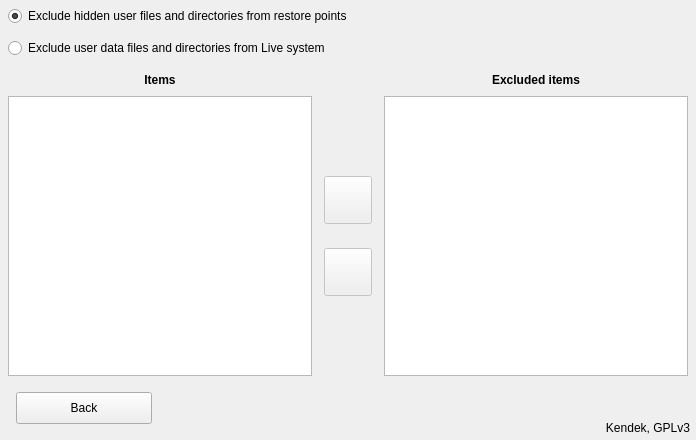
    <widget class="QWidget" name="excludepanel" native="true">
     <property name="geometry">
      <rect>
       <x>697</x>
       <y>24</y>
       <width>696</width>
       <height>440</height>
      </rect>
     </property>
     <property name="autoFillBackground">
      <bool>true</bool>
     </property>
     <widget class="QRadioButton" name="pointexclude">
      <property name="geometry">
       <rect>
        <x>8</x>
        <y>6</y>
        <width>440</width>
        <height>20</height>
       </rect>
      </property>
      <property name="cursor">
       <cursorShape>PointingHandCursor</cursorShape>
      </property>
      <property name="focusPolicy">
       <enum>Qt::NoFocus</enum>
      </property>
      <property name="text">
       <string>Exclude hidden user files and directories from restore points</string>
      </property>
      <property name="checked">
       <bool>true</bool>
      </property>
     </widget>
     <widget class="QRadioButton" name="liveexclude">
      <property name="geometry">
       <rect>
        <x>8</x>
        <y>38</y>
        <width>406</width>
        <height>20</height>
       </rect>
      </property>
      <property name="cursor">
       <cursorShape>PointingHandCursor</cursorShape>
      </property>
      <property name="focusPolicy">
       <enum>Qt::NoFocus</enum>
      </property>
      <property name="text">
       <string>Exclude user data files and directories from Live system</string>
      </property>
     </widget>
     <widget class="QLabel" name="itemstext">
      <property name="geometry">
       <rect>
        <x>8</x>
        <y>64</y>
        <width>304</width>
        <height>32</height>
       </rect>
      </property>
      <property name="font">
       <font>
        <weight>75</weight>
        <bold>true</bold>
       </font>
      </property>
      <property name="text">
       <string>Items</string>
      </property>
      <property name="alignment">
       <set>Qt::AlignCenter</set>
      </property>
     </widget>
     <widget class="QLabel" name="excludedtext">
      <property name="geometry">
       <rect>
        <x>384</x>
        <y>64</y>
        <width>304</width>
        <height>32</height>
       </rect>
      </property>
      <property name="font">
       <font>
        <weight>75</weight>
        <bold>true</bold>
       </font>
      </property>
      <property name="text">
       <string>Excluded items</string>
      </property>
      <property name="alignment">
       <set>Qt::AlignCenter</set>
      </property>
     </widget>
     <widget class="QPushButton" name="removeitem">
      <property name="enabled">
       <bool>false</bool>
      </property>
      <property name="geometry">
       <rect>
        <x>324</x>
        <y>248</y>
        <width>48</width>
        <height>48</height>
       </rect>
      </property>
      <property name="cursor">
       <cursorShape>PointingHandCursor</cursorShape>
      </property>
      <property name="focusPolicy">
       <enum>Qt::NoFocus</enum>
      </property>
      <property name="toolTip">
       <string>Remove item from exclusion list</string>
      </property>
      <property name="icon">
       <iconset resource="resedit.qrc">
        <normaloff>:/pictures/leftarrow.png</normaloff>:/pictures/leftarrow.png</iconset>
      </property>
      <property name="iconSize">
       <size>
        <width>24</width>
        <height>22</height>
       </size>
      </property>
     </widget>
     <widget class="QPushButton" name="additem">
      <property name="enabled">
       <bool>false</bool>
      </property>
      <property name="geometry">
       <rect>
        <x>324</x>
        <y>176</y>
        <width>48</width>
        <height>48</height>
       </rect>
      </property>
      <property name="cursor">
       <cursorShape>PointingHandCursor</cursorShape>
      </property>
      <property name="focusPolicy">
       <enum>Qt::NoFocus</enum>
      </property>
      <property name="toolTip">
       <string>Add item to exclusion list</string>
      </property>
      <property name="icon">
       <iconset resource="resedit.qrc">
        <normaloff>:/pictures/rightarrow.png</normaloff>:/pictures/rightarrow.png</iconset>
      </property>
      <property name="iconSize">
       <size>
        <width>24</width>
        <height>22</height>
       </size>
      </property>
     </widget>
     <widget class="QLabel" name="kendektext">
      <property name="geometry">
       <rect>
        <x>390</x>
        <y>416</y>
        <width>300</width>
        <height>24</height>
       </rect>
      </property>
      <property name="text">
       <string notr="true">Kendek, GPLv3</string>
      </property>
      <property name="alignment">
       <set>Qt::AlignRight|Qt::AlignTrailing|Qt::AlignVCenter</set>
      </property>
     </widget>
     <widget class="QPushButton" name="excludeback">
      <property name="geometry">
       <rect>
        <x>16</x>
        <y>392</y>
        <width>136</width>
        <height>32</height>
       </rect>
      </property>
      <property name="cursor">
       <cursorShape>PointingHandCursor</cursorShape>
      </property>
      <property name="text">
       <string>Back</string>
      </property>
      <property name="icon">
       <iconset resource="resedit.qrc">
        <normaloff>:/pictures/back.png</normaloff>:/pictures/back.png</iconset>
      </property>
      <property name="iconSize">
       <size>
        <width>13</width>
        <height>13</height>
       </size>
      </property>
     </widget>
     <widget class="QTreeWidget" name="itemslist">
      <property name="geometry">
       <rect>
        <x>8</x>
        <y>96</y>
        <width>304</width>
        <height>280</height>
       </rect>
      </property>
      <property name="focusPolicy">
       <enum>Qt::ClickFocus</enum>
      </property>
      <property name="editTriggers">
       <set>QAbstractItemView::NoEditTriggers</set>
      </property>
      <property name="showDropIndicator" stdset="0">
       <bool>false</bool>
      </property>
      <property name="selectionBehavior">
       <enum>QAbstractItemView::SelectItems</enum>
      </property>
      <property name="headerHidden">
       <bool>true</bool>
      </property>
      <column>
       <property name="text">
        <string notr="true">1</string>
       </property>
      </column>
     </widget>
     <widget class="QListWidget" name="excludedlist">
      <property name="geometry">
       <rect>
        <x>384</x>
        <y>96</y>
        <width>304</width>
        <height>280</height>
       </rect>
      </property>
      <property name="focusPolicy">
       <enum>Qt::ClickFocus</enum>
      </property>
      <property name="editTriggers">
       <set>QAbstractItemView::NoEditTriggers</set>
      </property>
      <property name="showDropIndicator" stdset="0">
       <bool>false</bool>
      </property>
      <property name="sortingEnabled">
       <bool>true</bool>
      </property>
     </widget>
     <widget class="lblevent" name="excluderesize">
      <property name="geometry">
       <rect>
        <x>686</x>
        <y>430</y>
        <width>10</width>
        <height>10</height>
       </rect>
      </property>
      <property name="cursor">
       <cursorShape>PointingHandCursor</cursorShape>
      </property>
      <property name="pixmap">
       <pixmap resource="resedit.qrc">:/pictures/resize.png</pixmap>
      </property>
      <property name="scaledContents">
       <bool>true</bool>
      </property>
      <property name="alignment">
       <set>Qt::AlignCenter</set>
      </property>
     </widget>
    </widget>
